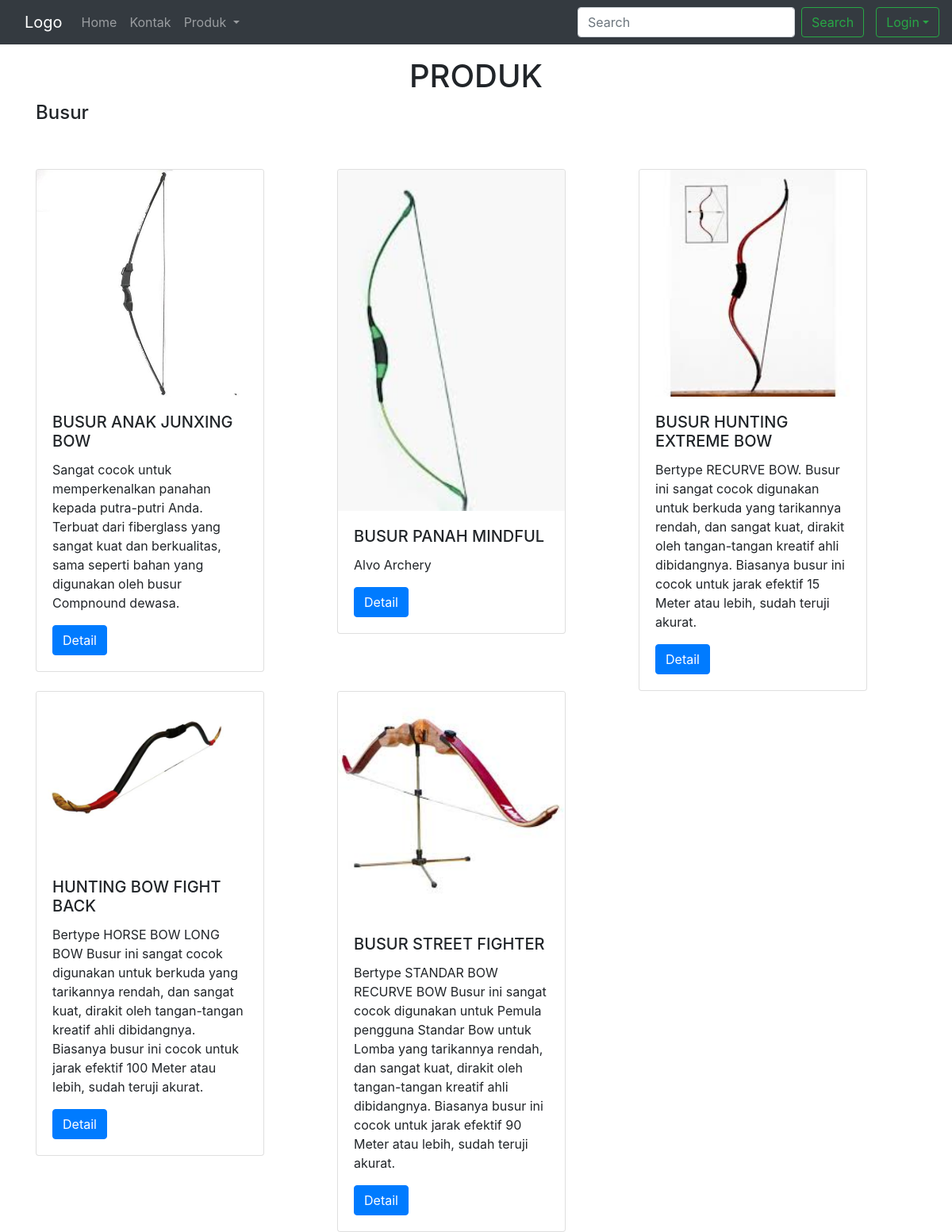
The app's page /busur.php with its own data.
### tables this page shows
CREATE TABLE `produk` (
  `id` int(3) NOT NULL,
  `id_kategori` int(3) NOT NULL,
  `nama_produk` varchar(50) NOT NULL,
  `deskripsi` text NOT NULL,
  `harga` int(11) NOT NULL,
  `foto` varchar(200) NOT NULL
);

### busur.php (the view, shortened to what this page needs)
<?php
include 'config.php';
 ?>
<!DOCTYPE html>
<html lang="en">
<head>
	<link rel="stylesheet" href="https://stackpath.bootstrapcdn.com/bootstrap/4.3.1/css/bootstrap.min.css">
</head>
<body>
	<nav class="navbar fixed-top navbar-expand-lg navbar-dark bg-dark">
		<div class="container">
	  <a class="navbar-brand" href="#">Logo</a>
	  <div class="collapse navbar-collapse" id="navbarSupportedContent">
	    <ul class="navbar-nav mr-auto">
	      <li class="nav-item">
	        <a class="nav-link" href="index.php">Home</a>
	      </li>
	      <li class="nav-item">
	        <a class="nav-link" href="kontak.php">Kontak</a>
	      </li>
	      <li class="nav-item dropdown">
	        <a class="nav-link dropdown-toggle" href="#" id="navbarDropdown" role="button" data-toggle="dropdown" aria-haspopup="true" aria-expanded="false">
	          Produk
	        </a>
	      </li>
	    </ul>
	    <form class="form-inline my-2 my-lg-0" action="search.php">
	      <input class="form-control mr-sm-2" type="search" placeholder="Search" aria-label="Search">
	      <button class="btn btn-outline-success my-2 my-sm-0" type="submit">Search</button>
	    </form>
	  </div>
	</div>
		<ul class="navbar-nav mr-auto">
	      <?php
                    if(isset($_SESSION['user'])){
                      ?>
                      <div class="btn-group">
					  <button type="button" class="btn btn-outline-success dropdown-toggle" data-toggle="dropdown" data-display="static" aria-haspopup="true" aria-expanded="false"><i class="fas fa-user"></i>
					  </button>
					  <div class="dropdown-menu dropdown-menu-lg-right">
				    	<a href="logout.php" class="dropdown-item">logout</a>
					  </div>
					</div>
                      <?php
                  }else{
                    ?>
                    <div class="btn-group">
                    	<button type="button" class="btn btn-outline-success dropdown-toggle" data-toggle="dropdown" data-display="static" aria-haspopup="true" aria-expanded="false">Login</button>
                  <?php
                    }
                    ?>
	  </ul>
	</nav>
	<br><br><br>
	<h1 class="text-center">PRODUK</h1>
	<div class="container">
		<h4>Busur</h4><br><br>
		<div class="row">
				<?php
		$query = $koneksi->query("SELECT * FROM produk p join kategori k on p.id_kategori = k.id_kategori where kategori = 'busur'");
		while ($busur = $query->fetch_assoc()){
	 ?>
			<div class="col-lg-4">
				<div class="card" style="width: 18rem;">
					<img src="images/<?php echo $busur['foto']; ?>" class="card-img-top" alt="...">
				  <div class="card-body">
						<h5 class="card-title"><?php echo $busur['nama_produk']; ?></h5>
							<p class="card-text"><?php echo $busur['deskripsi']; ?></p>
							<a href="detailarrow.php?id=<?php echo $busur['id'];?>" class="btn btn-primary">Detail</a>
				  </div>
				</div>
			</div>
		<?php } ?>
		</div>
	</div>
</body>
</html>

### records on screen
produk: foto (picture), nama_produk "BUSUR ANAK JUNXING BOW", deskripsi "Sangat cocok untuk memperkenalkan panahan kepada putra-putri Anda. Terbuat dari fiberglass yang sangat kuat dan berkualitas, sama seperti bahan yang digunakan oleh busur Compnound dewasa."
produk: foto (picture), nama_produk "BUSUR PANAH MINDFUL", deskripsi "Alvo Archery"
produk: foto (picture), nama_produk "BUSUR HUNTING EXTREME BOW", deskripsi "Bertype RECURVE BOW. Busur ini sangat cocok digunakan untuk berkuda yang tarikannya rendah, dan sangat kuat, dirakit oleh tangan-tangan kreatif ahli dibidangnya. Biasanya busur ini cocok untuk jarak efektif 15 Meter atau lebih, sudah teruji akurat."
produk: foto (picture), nama_produk "HUNTING BOW FIGHT BACK", deskripsi "Bertype HORSE BOW LONG BOW Busur ini sangat cocok digunakan untuk berkuda yang tarikannya rendah, dan sangat kuat, dirakit oleh tangan-tangan kreatif ahli dibidangnya. Biasanya busur ini cocok untuk jarak efektif 100 Meter atau lebih, sudah teruji akurat."
produk: foto (picture), nama_produk "BUSUR STREET FIGHTER", deskripsi "Bertype STANDAR BOW RECURVE BOW Busur ini sangat cocok digunakan untuk Pemula pengguna Standar Bow untuk Lomba yang tarikannya rendah, dan sangat kuat, dirakit oleh tangan-tangan kreatif ahli dibidangnya. Biasanya busur ini cocok untuk jarak efektif 90 Meter atau lebih, sudah teruji akurat."
